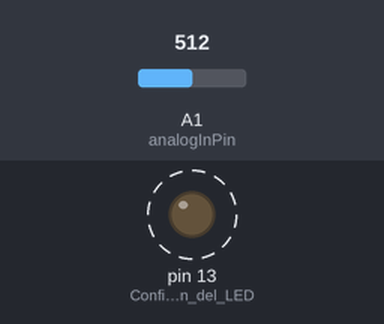
The sketch below on a simulated Arduino Uno, built with avr-gcc and run on an emulated ATmega328P. Shown: output pins drawn as LEDs (lit = HIGH). Dashed ring = blinking. The inputs (shaded band) are chosen by the test bench; at power-on: A1 (analogInPin) = 512. What the sketch prints to the serial monitor is not drawn.

Above: at 0.15 s.
Timing chart, 0 to 3.7 s (numbered marks = the images above):
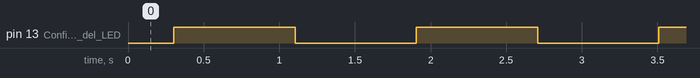

Measured:
- by itself, pin 13 (Configura_el_pin_del_LED): alternates HIGH for 0.80 s and LOW for 0.80 s

The sketch:

orp.ino
```cpp
#define VOLTAGE 5.00          // Voltaje del sistema
#define OFFSET 0              // Voltaje de compensación (calibración)
const int analogInPin = A1;   // Pin de entrada analógica para la lectura del sensor ORP
const int ArrayLength = 10;   // Tamaño del array para almacenar las lecturas

int buf[ArrayLength];         // Array para almacenar las lecturas del sensor
float orpValue;               // Valor del ORP
int temp;

void setup() {
  Serial.begin(9600);         // Inicialización de la comunicación serial a 9600 baudios
  pinMode(LED_BUILTIN, OUTPUT); // Configura el pin del LED integrado como salida
}

void loop() {
  // Realizar 10 lecturas del sensor ORP
  for (int i = 0; i < ArrayLength; i++) {
    buf[i] = analogRead(analogInPin);  // Leer el valor del sensor
    delay(30);                         // Pausa para estabilizar la lectura
  }

  // Ordenar los valores del buffer de menor a mayor
  for (int i = 0; i < ArrayLength - 1; i++) {
    for (int j = i + 1; j < ArrayLength; j++) {
      if (buf[i] > buf[j]) {
        temp = buf[i];
        buf[i] = buf[j];
        buf[j] = temp;
      }
    }
  }

  // Calcular el valor promedio del buffer, excluyendo los valores extremos
  long avgValue = 0;
  for (int i = 2; i < 8; i++) {
    avgValue += buf[i];
  }
  avgValue /= 6; // Promediar los valores centrales (excluye los dos valores más bajos y los dos más altos)

  // Convertir el valor promedio a mV del sensor ORP
  orpValue = ((30.0 * VOLTAGE * 1000) - (75.0 * avgValue * VOLTAGE * 1000 / 1024.0)) / 75.0 - OFFSET;

  // Imprimir el valor de ORP en la consola serial
  Serial.print("ORP: ");
  Serial.print(orpValue);
  Serial.println(" mV");

  // Indicar mediante el LED que se ha realizado una lectura
  digitalWrite(LED_BUILTIN, !digitalRead(LED_BUILTIN)); // Cambiar el estado del LED
  delay(500); // Pequeña pausa antes de la próxima lectura
}
```
